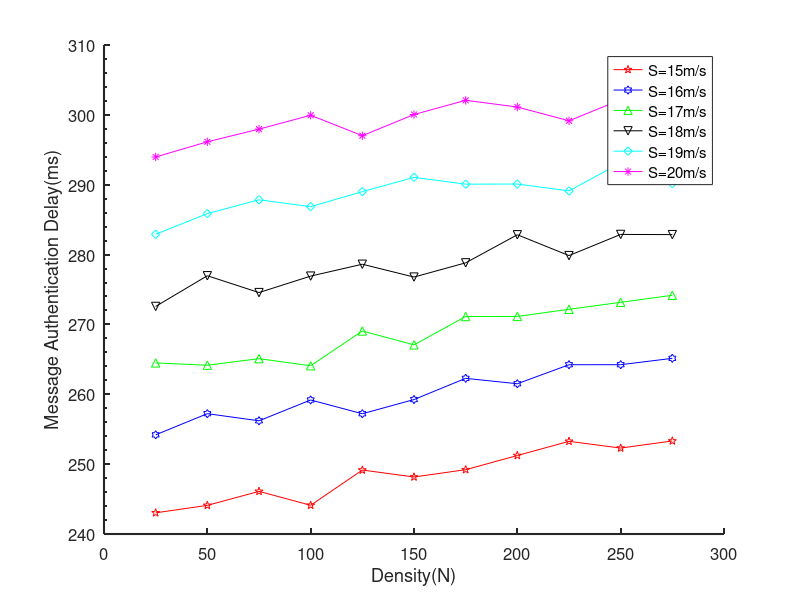

Write MATLAB code to recreate this figure. (Note: this script raises an error after producing the figure.)
x=0:25:300;
y=230:10:330;
figure;
plot([25,50,75,100,125,150,175,200,225,250,275],[243.031,244.098,246.103,...
    244.113,249.155,248.164,249.205,251.234,253.267,252.302,253.318],'-p','Color','r'); hold on;
plot([25,50,75,100,125,150,175,200,225,250,275],[254.197,257.225,256.206,...
    259.185,257.215,259.247,262.284,261.509,264.232,264.235,265.148],'-h','Color','b'); hold on;
plot([25,50,75,100,125,150,175,200,225,250,275],[264.489,264.162,265.101,...
    264.085,269.062,267.073,271.131,271.144,272.166,273.167,274.173],'-^','Color','g'); hold on;
plot([25,50,75,100,125,150,175,200,225,250,275],[272.578,276.971,274.561,...
    276.919,278.618,276.781,278.817,282.837,279.856,282.885,282.859],'-v','Color','k'); hold on;
plot([25,50,75,100,125,150,175,200,225,250,275],[282.907,285.863,287.842,...
    286.859,289.011,291.049,290.081,290.097,289.114,293.135,290.151],'-d','Color','c'); hold on;
plot([25,50,75,100,125,150,175,200,225,250,275],[293.971,296.143,297.957,...
    299.943,297.015,300.051,302.082,301.124,299.149,302.161,302.127],'-*','Color','m'); hold off;
xlabel('Density(N)')
ylabel('Message Authentication Delay(ms)')
legend('S=15m/s','S=16m/s','S=17m/s','S=18m/s','S=19m/s','S=20m/s');
%%
width = 1500;     % Width in inches
% height = 4;    % Height in inches
alw = 1.5;    % AxesLineWidth
fsz = 12;      % Fontsize
lw = 2;      % LineWidth
msz = 9;       % MarkerSize
figHandles = get(0,'Children');
for i=1:size(figHandles, 1)
    gcf = figure(i);
    pos = get(gcf, 'Position');
    set(gca, 'FontSize', fsz, 'LineWidth', alw, 'XMinorTick', 'off',...
        'YMinorTick', 'on', 'Box', 'off'); %<- Set properties set(gca, 'xdir','reverse');
    dp = findobj(get(gca, 'Children'), 'Type', 'Line');
    dp.set('LineWidth', lw);
    dp.set('MarkerSize', msz);
    dp = findobj(dp, 'Marker', '.');
    dp.set('MarkerSize', msz*2);
    grid('on');
    lh = legend(gca, 'show');
    lh.set('Orientation', 'Horizontal', 'Location', 'north');
    lh.set('Position',... %[0.213392863103321 0.940873016866427 0.608928559507643 0.0440476180542083]);
        [0.235714289945151 0.861111112281917 0.560714277252555 0.0559523796041806]);
end
grid minor